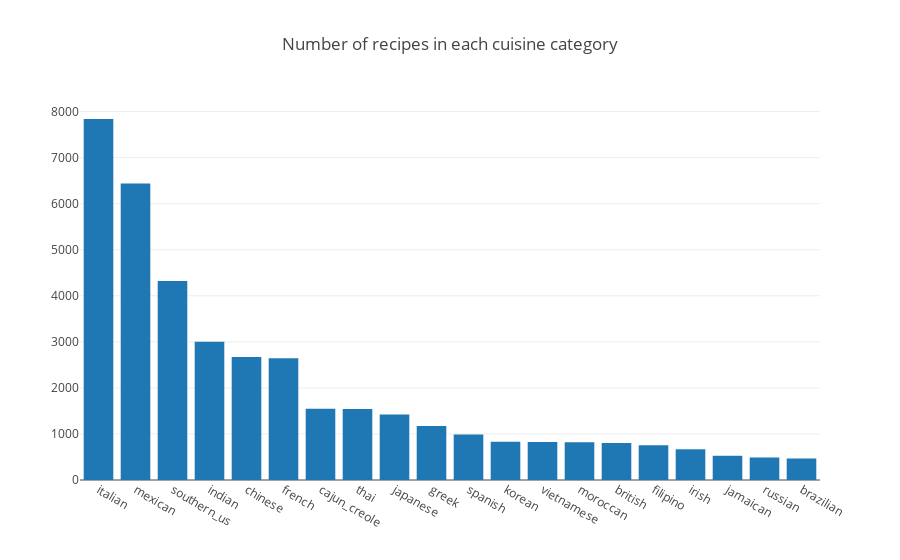

Notebook code cell kept with this figure:
### Markdown cell above
# Visualisation of number of recipes in each cuisine

### Code cell
cuisines = list(cuisine_clean.cuisine.value_counts().index)
count = list(cuisine_clean.cuisine.value_counts().values)
data = [go.Bar(
            x=cuisines,
            y=count
    )]
layout = go.Layout(title='Number of recipes in each cuisine category',)
fig = dict(data=data, layout=layout)
iplot(fig)

### Figure 1 — Plotly figure (JSON) as saved in the notebook; plotly's stock layout.template omitted (floating-point values rounded to 4 significant figures)
{"data": [{"type": "bar", "uid": "ece09688-1b69-4bd5-a437-7f95f6dee8f1", "x": ["italian", "mexican", "southern_us", "indian", "chinese", "french", "cajun_creole", "thai", "japanese", "greek", "spanish", "korean", "vietnamese", "moroccan", "british", "filipino", "irish", "jamaican", "russian", "brazilian"], "y": [7838, 6438, 4320, 3003, 2673, 2646, 1546, 1539, 1423, 1175, 989, 830, 825, 821, 804, 755, 667, 526, 489, 467]}], "layout": {"title": {"text": "Number of recipes in each cuisine category"}}}
